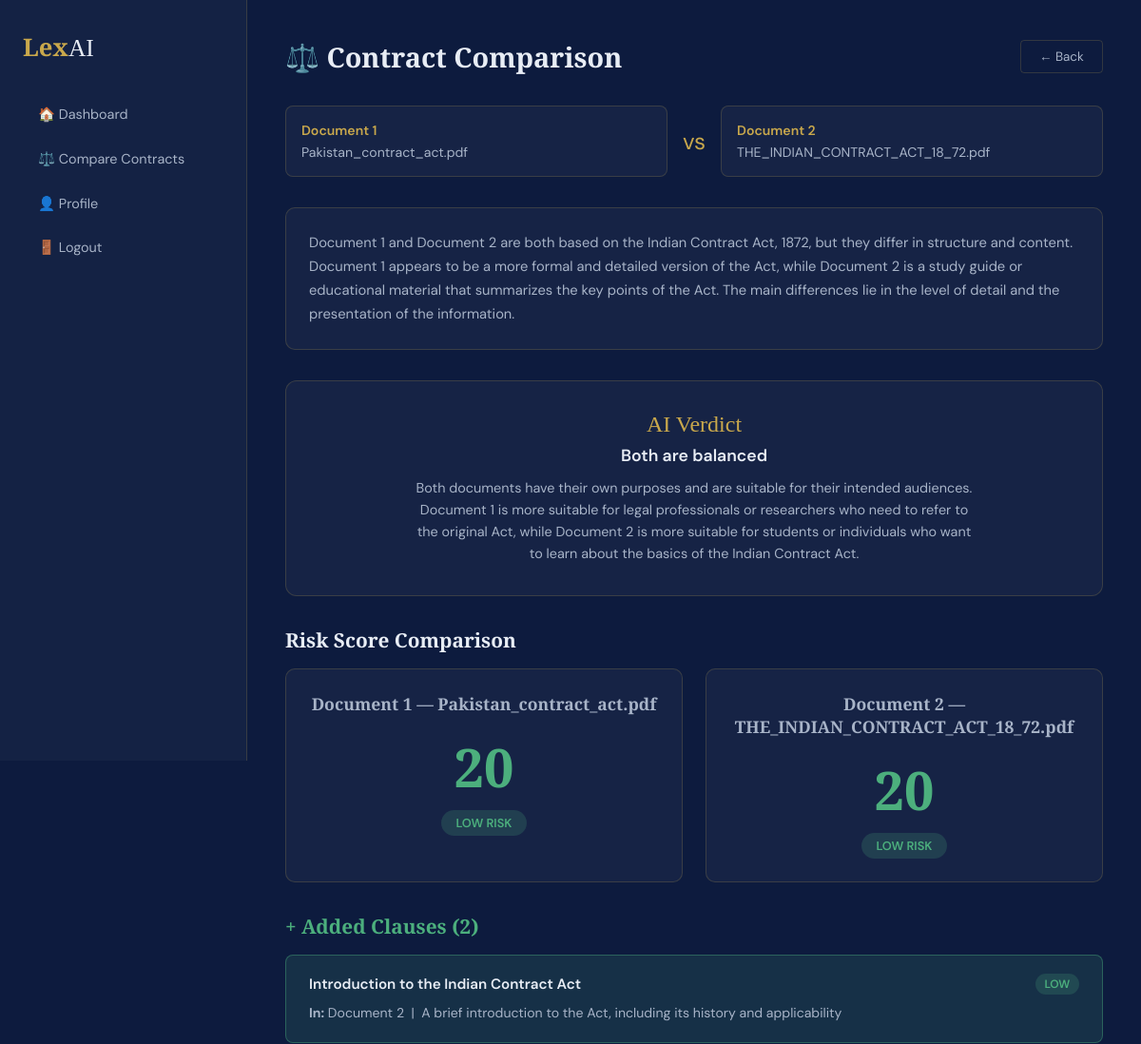
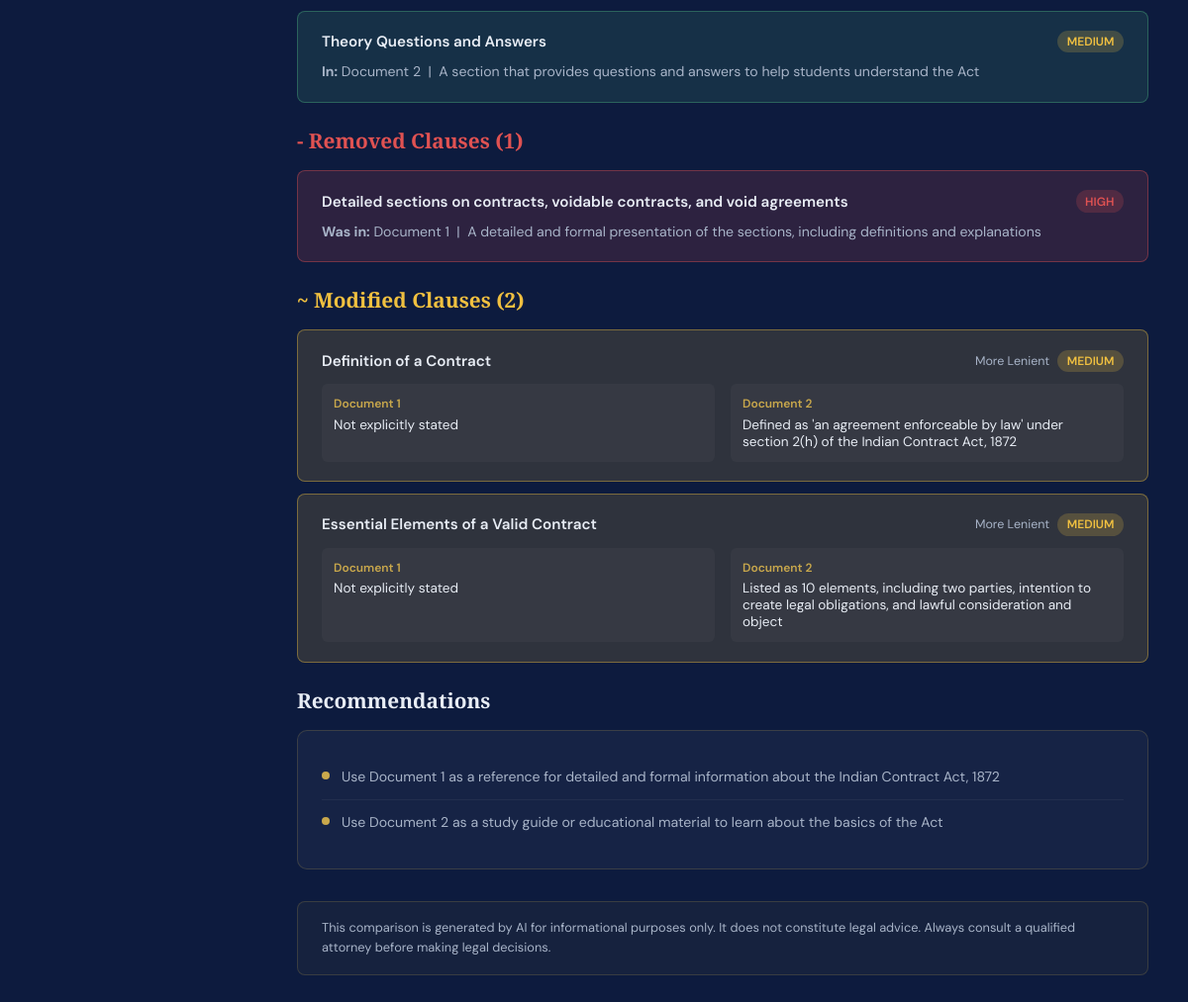
/compare/result/1 (signed in), run on the app's committed database (2 pictures, top to bottom).
### models.py (models this page shows, shortened)
class ContractComparison(db.Model):
    __tablename__ = "contract_comparisons"
    id                  = db.Column(db.Integer, primary_key=True)
    user_id             = db.Column(db.Integer, db.ForeignKey("users.id"), nullable=False)
    session_name        = db.Column(db.String(200), default="Comparison")
    doc1_filename       = db.Column(db.String(200), nullable=True)
    doc1_path           = db.Column(db.String(500), nullable=True)
    doc1_text_path      = db.Column(db.String(500), nullable=True)
    doc2_filename       = db.Column(db.String(200), nullable=True)
    doc2_path           = db.Column(db.String(500), nullable=True)
    doc2_text_path      = db.Column(db.String(500), nullable=True)
    comparison_result   = db.Column(db.Text, nullable=True)
    created_at          = db.Column(db.DateTime, default=datetime.utcnow)

### app.py (the view)
@app.route("/compare/result/<int:comparison_id>")
@login_required
def compare_result(comparison_id):
    comparison = ContractComparison.query.filter_by(
        id=comparison_id, user_id=current_user.id).first_or_404()
    result = {}
    if comparison.comparison_result:
        try:
            result = json.loads(comparison.comparison_result)
        except Exception:
            result = {}
    return flask.render_template(
        "compare_result.html",
        user=current_user,
        comparison=comparison,
        result=result,
    )

### app.py (called while the page is built)
@login_manager.user_loader
def load_user(user_id):
    return User.query.get(int(user_id))

### templates/compare_result.html (shortened to what this page needs)
<!DOCTYPE html>
<html lang="en">
<head>
</head>
<body>
<div class="sidebar">
  <div class="logo">Lex<span>AI</span></div>
  <a href="/dashboard" class="nav-item">🏠 Dashboard</a>
  <a href="/compare" class="nav-item">⚖️ Compare Contracts</a>
  <a href="/profile" class="nav-item">👤 Profile</a>
  <a href="/logout" class="nav-item">🚪 Logout</a>
</div>
<div class="main">
  <div class="topbar">
    <h1>⚖️ {{ comparison.session_name }}</h1>
    <div style="display:flex; gap:0.75rem;">
      <a href="/compare" class="btn-sm btn-outline">← Back</a>
    </div>
  </div>
  <div style="display:flex; gap:1rem; margin-bottom:2rem;">
    <div style="flex:1; padding:1rem; background:var(--surface); border:1px solid var(--border); border-radius:8px; font-size:0.88rem;">
      <div style="color:var(--gold); font-weight:600; margin-bottom:0.3rem;">Document 1</div>
      <div style="color:var(--text-dim);">{{ comparison.doc1_filename }}</div>
    </div>
    <div style="display:flex; align-items:center; font-size:1.5rem; color:var(--gold);">vs</div>
    <div style="flex:1; padding:1rem; background:var(--surface); border:1px solid var(--border); border-radius:8px; font-size:0.88rem;">
      <div style="color:var(--gold); font-weight:600; margin-bottom:0.3rem;">Document 2</div>
      <div style="color:var(--text-dim);">{{ comparison.doc2_filename }}</div>
    </div>
  </div>
  {% if result.summary %}
  <div class="summary-card">{{ result.summary }}</div>
  {% endif %}
  {% if result.verdict %}
  <div class="verdict-card">
    <div class="verdict-title">AI Verdict</div>
    <div class="verdict-text">{{ result.verdict }}</div>
    {% if result.verdict_reason %}
    <div class="verdict-reason">{{ result.verdict_reason }}</div>
    {% endif %}
  </div>
  {% endif %}
  {% if result.risk_comparison %}
  <div class="section-title">Risk Score Comparison</div>
  <div class="risk-compare">
    {% set rc = result.risk_comparison %}
    <div class="risk-card">
      <h3>Document 1 — {{ comparison.doc1_filename }}</h3>
      <div class="risk-score
        {% if rc.doc1_score <= 30 %}risk-low
        {% elif rc.doc1_score <= 60 %}risk-medium
        {% elif rc.doc1_score <= 80 %}risk-high
        {% else %}risk-critical{% endif %}">
        {{ rc.doc1_score }}
      </div>
      <div class="risk-badge
        {% if rc.doc1_risk == 'LOW' %}impact-LOW
        {% elif rc.doc1_risk == 'MEDIUM' %}impact-MEDIUM
        {% else %}impact-HIGH{% endif %}">
        {{ rc.doc1_risk }} RISK
      </div>
    </div>
    <div class="risk-card">
      <h3>Document 2 — {{ comparison.doc2_filename }}</h3>
      <div class="risk-score
        {% if rc.doc2_score <= 30 %}risk-low
        {% elif rc.doc2_score <= 60 %}risk-medium
        {% elif rc.doc2_score <= 80 %}risk-high
        {% else %}risk-critical{% endif %}">
        {{ rc.doc2_score }}
      </div>
      <div class="risk-badge
        {% if rc.doc2_risk == 'LOW' %}impact-LOW
        {% elif rc.doc2_risk == 'MEDIUM' %}impact-MEDIUM
        {% else %}impact-HIGH{% endif %}">
        {{ rc.doc2_risk }} RISK
      </div>
    </div>
  </div>
  {% endif %}
  {% if result.added_clauses %}
  <div class="section-title" style="color:#4caf7d;">+ Added Clauses ({{ result.added_clauses|length }})</div>
  {% for c in result.added_clauses %}
  <div class="clause-card clause-added">
    <div class="clause-header">
      <span class="clause-name">{{ c.clause }}</span>
      <span class="impact-badge impact-{{ c.impact }}">{{ c.impact }}</span>
    </div>
    <div class="clause-body">
      <strong>In:</strong> {{ c.in_document }} &nbsp;|&nbsp; {{ c.content }}
    </div>
  </div>
  {% endfor %}
  {% endif %}
  {% if result.removed_clauses %}
  <div class="section-title" style="color:#e05252; margin-top:1.5rem;">- Removed Clauses ({{ result.removed_clauses|length }})</div>
  {% for c in result.removed_clauses %}
  <div class="clause-card clause-removed">
    <div class="clause-header">
      <span class="clause-name">{{ c.clause }}</span>
      <span class="impact-badge impact-{{ c.impact }}">{{ c.impact }}</span>
    </div>
    <div class="clause-body">
      <strong>Was in:</strong> {{ c.was_in_document }} &nbsp;|&nbsp; {{ c.content }}
    </div>
  </div>
  {% endfor %}
  {% endif %}
  {% if result.modified_clauses %}
  <div class="section-title" style="color:#f0c040; margin-top:1.5rem;">~ Modified Clauses ({{ result.modified_clauses|length }})</div>
  {% for c in result.modified_clauses %}
  <div class="clause-card clause-modified">
    <div class="clause-header">
      <span class="clause-name">{{ c.clause }}</span>
      <div style="display:flex; gap:0.5rem; align-items:center;">
        <span style="font-size:0.78rem; color:var(--text-dim);">{{ c.change_type }}</span>
        <span class="impact-badge impact-{{ c.impact }}">{{ c.impact }}</span>
      </div>
    </div>
    <div class="clause-compare">
      <div class="doc-version">
        <div class="doc-version-label">Document 1</div>
        {{ c.doc1_version }}
      </div>
      <div class="doc-version">
        <div class="doc-version-label">Document 2</div>
        {{ c.doc2_version }}
      </div>
    </div>
  </div>
  {% endfor %}
  {% endif %}
  {% if result.recommendations %}
  <div class="section-title" style="margin-top:1.5rem;">Recommendations</div>
  <div style="background:var(--surface); border:1px solid var(--border); border-radius:10px; padding:1.5rem;">
    {% for r in result.recommendations %}
    <div class="rec-item">
      <div class="rec-dot"></div>
      <span>{{ r }}</span>
    </div>
    {% endfor %}
  </div>
  {% endif %}
  <div class="disclaimer">
    This comparison is generated by AI for informational purposes only. It does not constitute legal advice. Always consult a qualified attorney before making legal decisions.
  </div>
</div>
</body>
</html>

### data on the page
ContractComparison: session_name "Contract Comparison", doc1_filename "Pakistan_contract_act.pdf", doc2_filename "THE_INDIAN_CONTRACT_ACT_18_72.pdf"

### other printed values
{{ result.verdict }} "Both are balanced"
{{ rc.doc1_score }} "20"
{{ rc.doc1_risk }} "LOW"
{{ rc.doc2_score }} "20"
{{ rc.doc2_risk }} "LOW"
{{ result.added_clauses|length }} "2"
{{ c.clause }} "Introduction to the Indian Contract Act" "Theory Questions and Answers"
{{ c.impact }} "LOW" "MEDIUM"
{{ c.in_document }} "Document 2" "Document 2"
{{ c.content }} "A brief introduction to the Act, including its history and applicability" "A section that provides questions and answers to help students understand the Act"
{{ result.removed_clauses|length }} "1"
{{ c.clause }} "Detailed sections on contracts, voidable contracts, and void agreements"
{{ c.impact }} "HIGH"
{{ c.was_in_document }} "Document 1"
{{ c.content }} "A detailed and formal presentation of the sections, including definitions and explanations"
